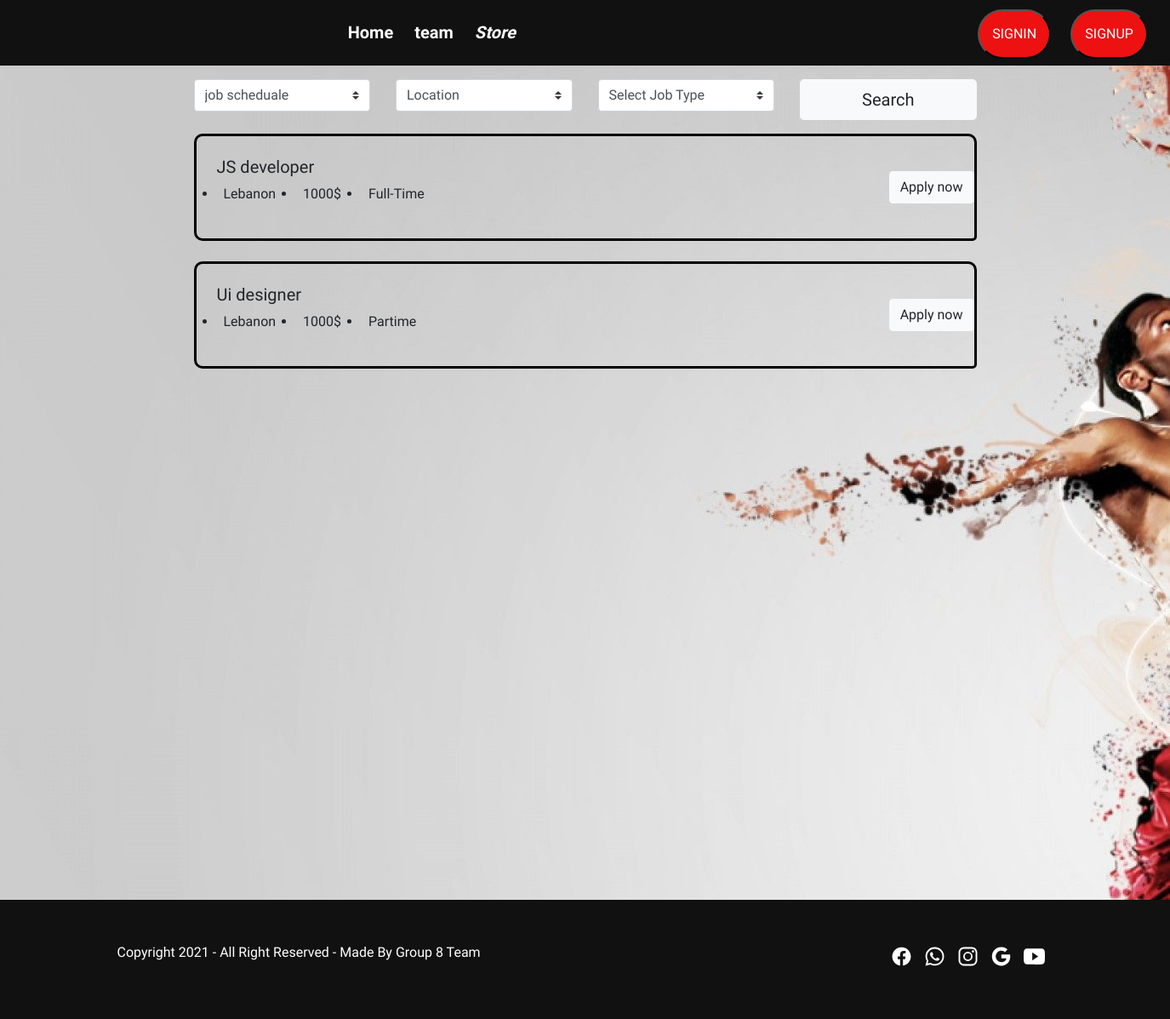
Screenshot of /seekjob with the database file from the repository.
### gymApp/models.py (models this page shows)
class jobs(models.Model):
    idofjob = models.CharField(max_length=255,default=0)
    position = models.CharField(max_length=255,default=0)
    location = models.CharField(max_length=255,default=0)
    salary = models.CharField(max_length=255,default=0)
    jobschedule = models.CharField(max_length=255,default=0)

### gymApp/views.py (the view)
# urls.py: path('seekjob',views.joblist ,name='joblist'),
def joblist(request):
    mydictionary = {  'alljob' : jobs.objects.all()}
    return render(request,'listofjobs.html',context=mydictionary)

### templates/listofjobs.html (shortened to what this page needs)
{%load static%}
<!DOCTYPE html>
<html lang="en">
<head>
    <link href="https://cdn.jsdelivr.net/npm/bootstrap@4.4.1/dist/css/bootstrap.min.css" rel="stylesheet">
    <link rel="stylesheet" type="text/css" href="{% static 'css/lt1.css' %}">
</head>
<div class="container-fluid">
    <div class="navbar">
    <h1>Portfolio</h1>
    <ul >
    <li><a href="http://localhost:8000/">Home </a></li>
    <li  ><a href="http://localhost:8000/viewinstructors">team</a></li>
    <li style="margin-right:20px;"><em>Store</em></li>
    </ul>
    <button  style="Background-color:#e11;margin-top: -3px;padding: 15px;border-radius: 2em;"><a class="clsass1" href="http://localhost:8000/login">SIGNIN</a></button>
    <button style=" Background-color:#e11;padding: 15px;margin-top: -3px;border-radius: 2em;"><a class="classs1" href="http://localhost:8000/signup" >SIGNUP </a>
    </button>
    </div>
    </div>
<body style="background-image: url('/static/images/2.jpg');">
<link rel="stylesheet" href="https://cdnjs.cloudflare.com/ajax/libs/material-design-iconic-font/2.2.0/css/material-design-iconic-font.min.css" />
<div class="container">
            <div class="row">
                <div class="col-lg-10 mx-auto">
                    <div class="career-search mb-60">
                        <form action="search1" class="career-form mb-60">
                            <div class="row">
                                <div class="col-md-6 col-lg-3 my-3">
                                    <div class="select-container">
                                        <select class="custom-select" name="jobschedule">
                                            <option selected="">job scheduale</option>
                                        </select>
                                    </div>
                                </div>
                                <div class="col-md-6 col-lg-3 my-3">
                                    <div class="select-container">
                                        <select class="custom-select" name="location">
                                            <option selected="">Location</option>
                                        </select>
                                    </div>
                                </div>
                                <div class="col-md-6 col-lg-3 my-3">
                                    <div class="select-container">
                                        <select class="custom-select" name="position">
                                            <option selected="">Select Job Type</option>
                                        </select>
                                    </div>
                                </div>
                                <div class="col-md-6 col-lg-3 my-3">
                                    <button type="submit" class="btn btn-lg btn-block btn-light btn-custom" id="contact-submit" >
                                        Search
                                    </button>
                                </div>
                            </div>
                        </form>
                        <div class="filter-result" id="filter" style="width:100%; height: 900px; overflow:scroll ;">
                            {% for each in alljob %}
                            <div class="job-box d-md-flex align-items-center justify-content-between mb-30" style=" border: 3px solid black; border-radius: 10px 10px 5px;">
                                <div class="job-left my-4 d-md-flex align-items-center flex-wrap">
                                    <div class="job-content">
                                        <h5 class="text-center text-md-left">{{each.position}}</h5>
                                        <ul class="d-md-flex flex-wrap text-capitalize ff-open-sans">
                                            <li class="mr-md-4">
                                                 {{each.location}}
                                            </li>
                                            <li class="mr-md-4">
                                                 {{each.salary}}
                                            </li>
                                            <li class="mr-md-4">
                                                 {{each.jobschedule}}
                                            </li>
                                        </ul>
                                    </div>
                                </div>
                                <div class="job-right my-4 flex-shrink-0">
                                    <a href = 'jobapp?id={{each.idofjob}}'       class="btn d-block w-100 d-sm-inline-block btn-light" >Apply now  </a>
                                </div>
                            </div>
              <br>
                                            {% endfor%}
                        </div>
                    </div>
                </div>
            </div>
        </div>
        </body>
        <div class="footer-fluid">
            <div class="footer">
            <p>Copyright 2021 - All Right Reserved - Made By Group 8 Team </p>
            <div class="icon">
            <ion-icon name="logo-facebook"></ion-icon>
            <ion-icon name="logo-whatsapp"></ion-icon>
            <ion-icon name="logo-instagram"></ion-icon>
            <ion-icon name="logo-google"></ion-icon>
            <ion-icon name="logo-youtube"></ion-icon>
            </div>
            </div>
            </div>
        </html>

### static/CSS/lt1.css (style rules this page uses)
a { text-decoration: none; color:white; }
* { margin:0; padding:0; font-family: 'Comfortaa', cursive; }
.container-fluid { width: 100%; background:#111; color: #fff; }
.navbar { width: 1350px; margin:auto; display: flex; justify-content: space-between; align-items:baseline }
li em { padding-right: 500px; }
.navbar h1 { margin-left:-200px; padding-right: 400px; }
.navbar ul { display: flex; align-items: center; justify-content: center; list-style: none; }
.navbar ul li { margin-right: 25px; font-size: 20px; cursor: pointer; font-weight: bold; transition: .5s; }
.footer-fluid { width: 100%; background-color: #111; }
.footer { width: 1200px; margin: auto; padding:50px; display: flex; box-sizing: border-box; justify-content: space-between; align-items: center; }
.footer p { color: #fff; }
.footer ion-icon { color: #fff; font-size: 25px; margin-right: 10px; cursor: pointer; transition: .5s; }

### rows the page displays
jobs: position "JS developer", location "Lebanon", salary "1000$", jobschedule "Full-Time"
jobs: position "Ui designer", location "Lebanon", salary "1000$", jobschedule "Partime"
